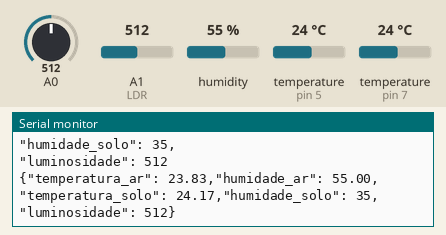
Bench run of a sketch on a simulated Arduino Uno, built with avr-gcc and run on an emulated ATmega328P. Parts: the last lines printed to the serial monitor. The test bench sets the inputs (shaded band); at power-on: humidity 55 %, temperature (sensors on pin 5, pin 7) 24 °C, A0 = 512, A1 (LDR) = 512. WiFi joins after 1.5 s; servers stay silent unless stated.

Above: at 3.9 s.
4.0 s: humidity set to 22 %
At 9.2 s:
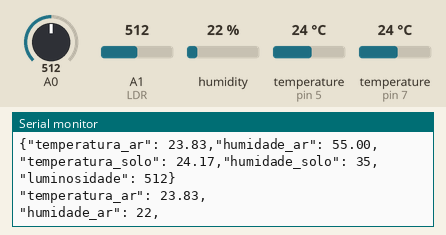
10.6 s: temperature (sensor on pin 5) set to 12 °C
At 15.9 s:
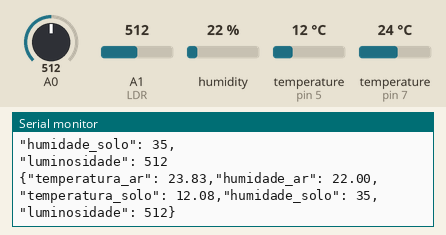
17.2 s: A0 set to 716
At 21.6 s:
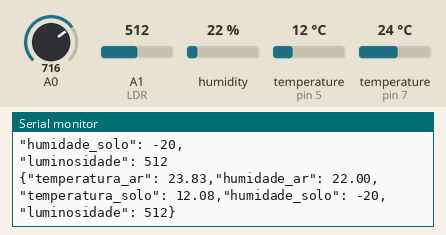
23.8 s: A1 (LDR) set to 716
At 28.5 s:
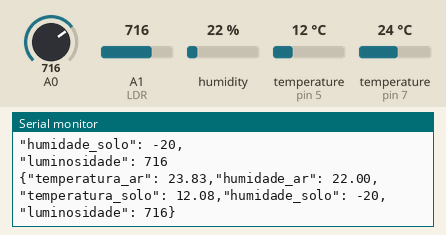
30.4 s: temperature (sensor on pin 7) set to 12 °C
At 34.2 s:
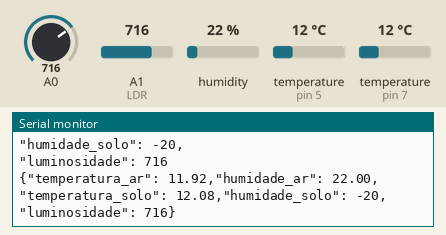
37.0 s: temperature (sensor on pin 5) set to 19 °C
At 39.8 s:
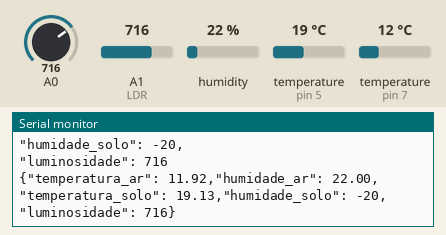
Timing chart, 0 to 41.3 s (numbered marks = the images above; inputs shaded):
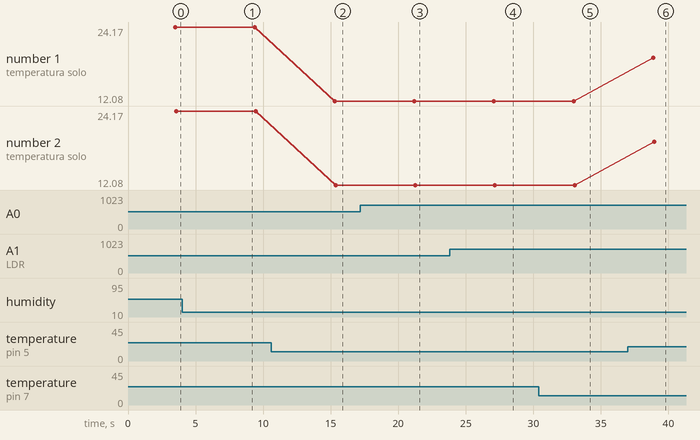

The sketch:

Estufa_arduino.ino
```cpp
#include <Ethernet.h>
EthernetClient client;
///////////////ethernet//////////////////
#include "DHT.h"
#define DHTPIN 7
#define DHTTYPE DHT22
DHT dht(DHTPIN, DHTTYPE);
///////////////sonda/////////////////////
#include <OneWire.h>
#include <DallasTemperature.h>
#include <Wire.h>
#define ONE_WIRE_BUS 5
OneWire oneWire(ONE_WIRE_BUS);
DallasTemperature sonda(&oneWire);
////////////////////////define os padroes base para humidade do solo/////////////////////////////////////
const int seco = 641;
const int humido = 267;
/////////////////////////////////////////////////////////////
float LDR = A1;
int luminosidade = 0;
/////////////////////////////////////////////////////////////
void setup() {
  Serial.begin(9600);
  ////////////inicia o sensor do ar//////////////
  dht.begin();
  //////////////////////////
  sonda.begin();
  ////////////////////////////
  pinMode(LDR, INPUT);
  /////////////////////////configurando conexão/////////////////////////
  while (!Serial) continue;

  // Initialize Ethernet library
  byte mac[] = { 0xDE, 0xAD, 0xBE, 0xEF, 0xFE, 0xED };
  //Ethernet.init(8);  // use pin 53 for Ethernet CS

  if (!Ethernet.begin(mac)) {
    Serial.println(F("Failed to configure Ethernet"));
    return;
  }
  delay(1000);
  Serial.println(F("Connecting..."));

  // Connect to HTTP server
  client.setTimeout(10000);

  if (client.connect("http://estufaarduino.herokuapp.com", 80)) {
    Serial.println("Connected to server");
  }
}


void loop() {
  /////////////////////////leituda de temperatuda e humidade do ar /////////////////////////////////////

  float humidade_ar = dht.readHumidity();
  float temperatura_ar = dht.readTemperature()*0.993;

  if (isnan(humidade_ar) || isnan(temperatura_ar)) {
    Serial.println(F("Failed to read from DHT sensor!"));
    return;
  }

  Serial.print(F("\"temperatura_ar\": "));
  Serial.print(temperatura_ar);
  Serial.println(",");

  Serial.print(F("\"humidade_ar\": "));
  Serial.print(humidade_ar,0);
  Serial.println(",");

  ////////////////////////////////leitura da temperatura do solo//////////////////////////////


  sonda.requestTemperatures();
  float temperatura_solo=sonda.getTempCByIndex(0)*1.007;

  Serial.print(F("\"temperatura_solo\": "));
  Serial.print(temperatura_solo);
  Serial.println(",");

  ////////////////////////////leitura da humidade do solo//////////////////////////////////


  int leitura_sonsor_humidade_solo = analogRead(A0);
  int humidade_solo = map(leitura_sonsor_humidade_solo, humido, seco, 100, 0);

  Serial.print(F("\"humidade_solo\": "));
  Serial.print(humidade_solo);
  Serial.println(",");

  /////////////////////////////leitura da luminosidade/////////////////////////////////
  luminosidade = analogRead(LDR);

  Serial.print(F("\"luminosidade\": "));
  Serial.println(luminosidade);

  //////////////////////////HTTP request///////////////////////////////////
    String PostData = "{\"temperatura_ar\": "+String(temperatura_ar)+",\"humidade_ar\": "+String(humidade_ar)+",\"temperatura_solo\": "+String(temperatura_solo)+",\"humidade_solo\": "+String(humidade_solo)+",\"luminosidade\": "+String(luminosidade)+"}";
    Serial.println(PostData);
    client.println("POST /sistema/leituras HTTP/1.1");
    client.println("Host: estufaarduino.herokuapp.com");
    client.println("Cache-Control: no-cache");
    client.println("Content-Type: application/json");
    client.print("Content-Length: ");
    client.println(PostData.length());
    client.println();
    client.println(PostData);
    /////////////////////////////////////////////////////////
    delay(5000);
}
```

Measured:
- after the input at 4.0 s, the serial monitor: prints a new line after 4.6 s (image 1)
- after the input at 10.6 s, the serial monitor: prints a new line after 4.7 s (image 2)
- after the input at 17.2 s, the serial monitor: prints a new line after 4.0 s (image 3)
- after the input at 23.8 s, the serial monitor: prints a new line after 3.3 s (image 4)
- after the input at 30.4 s, the serial monitor: prints a new line after 1.8 s (image 5)
- after the input at 37.0 s, the serial monitor: prints a new line after 1.9 s (image 6)
- plotted number 1: 24.17 → 12.08 after the input at 10.6 s, 12.08 → 19.13 after the input at 37.0 s
- plotted number 2: 24.17 → 12.08 after the input at 10.6 s, 12.08 → 19.13 after the input at 37.0 s
